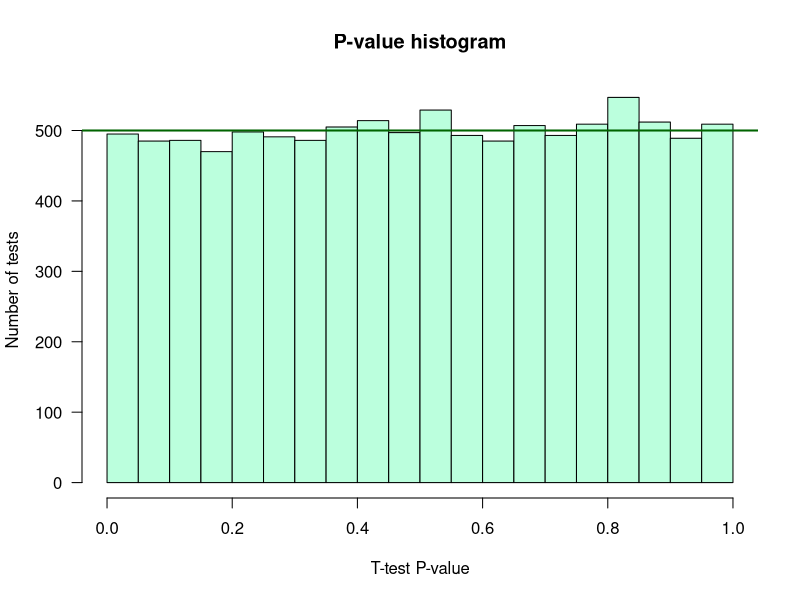
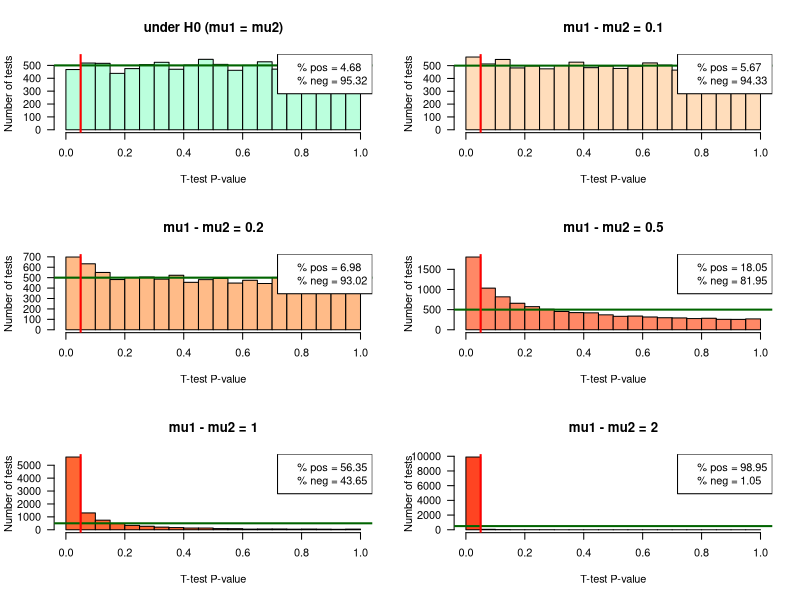

Recreate these plots in R, in order.
## ---- chunk 1
library(knitr)
options(width = 300)
knitr::opts_chunk$set(
  fig.width = 7, fig.height = 5, 
  fig.path = 'figures/02_combinatorix_',
  fig.align = "center", 
  size = "tiny", 
  echo = TRUE, eval = TRUE, 
  warning = FALSE, message = FALSE, 
  results = TRUE, comment = "")
# knitr::asis_output("\\footnotesize")

## ---- chunk 2
## Define parameters
mu1 <- 0 # mean of the first population
mu2 <- 0 # mean of the second population
sigma1 <- 1 # standard deviation of the first population
sigma2 <- 1 # standard deviation of the second population
n1 <- 10 # sample size for the first group
n2 <- 10 # ssample size for second group

alpha <- 0.05 # Probability of the first kind error, used as threshold on p-value

r <- 10000 # Number of replicates of the test

## A trick for this report: let us set an arbitrary seed in order to ensure consistency between the interpretations across subsequent runs of the markdown
## 
## I take 42, Deep Thought's Answer to the Ultimate Question of Life, the Universe, and Everything (42)
set.seed(seed = 42)

## ---- chunk 3
## Generate two vectors containing the values for sample 1 and sample 2, resp.
x1 <- rnorm(n = n1, mean = mu1, sd = sigma1) ## sample 1 values
x2 <- rnorm(n = n2, mean = mu2, sd = sigma2) ## sample 2 values

kable(t(data.frame(x1 = round(digits = 2, x1), 
                   x2 = round(digits = 2, x2))),
      col.names = 1:n1
      )

## ---- chunk 4

## Run Sudent t test on one pair of samples
t.result <- t.test(
  x = x1, y = x2, 
  alternative = "two.sided", var.equal = TRUE)

## Print the result of the t test
print(t.result)

## Compute some additional statistics about the samples
mean1 <- mean(x1) ## Mean of sample 1
mean2 <- mean(x2) ## Mean of sample 2
d <- mean2 - mean1 ## Difference between sample means

## ---- chunk 5

## Define the statistics we want to collect
result.columns <- c("i", "m1", "m2", "diff", "statistic", "p.value")

## Instantiate a result table to store the results
result.table <- data.frame(matrix(nrow = r, ncol = length(result.columns)))
colnames(result.table) <- result.columns # set the column names
# View(result.table) ## Check the table: it contians NA values
  
## Iterate random number sampling followed by t-tests
for (i in 1:r) {
  ## Generate two vectors containing the values for sample 1 and sample 2, resp.
  x1 <- rnorm(n = n1, mean = mu1, sd = sigma1) ## sample 1 values
  x2 <- rnorm(n = n2, mean = mu2, sd = sigma2) ## sample 2 values
  
  ## Run the t test
  t.result <- t.test(
    x = x1, y = x2, 
    alternative = "two.sided", var.equal = TRUE)
  # names(t.result)
  
  ## Collect the selected statistics in the result table
  result.table[i, "i"] <- i
  result.table[i, "statistic"] <- t.result["statistic"]
  result.table[i, "p.value"] <- t.result["p.value"]
  
  ## Compute some additional statistics about the samples
  result.table[i, "m1"] <- mean(x1) ## Mean of sample 1
  result.table[i, "m2"] <- mean(x2) ## Mean of sample 2
  result.table[i, "diff"] <- mean2 - mean1 ## Difference between sample means

}

## View(result.table)

## ---- chunk 6
## Draw an histogram of p-values with 20 bins
hist(result.table$p.value, breaks = 20,
     col = "#BBFFDD", las = 1,
     main = "P-value histogram",
     xlab = "T-test P-value",
     ylab = "Number of tests")

## Draw a horizontal line indicating the number of tests per bin that would be expected under null hypothesis
abline(h = r / 20, col = "darkgreen", lwd = 2)
## ---- chunk 7
## Define a function that runs r iterations of the t-test.
iterate.t.test <- function(mu1 = -0.5, ## Mean of the first population
                           mu2 = 0.5,  ## Mean of the second population
                           sigma1 = 1, ## Standard deviation of the first population
                           sigma2 = 1,  ## Standard deviation of the second population
                           n1 = 10,    ## First sample size
                           n2 = 10,    ## Second sample size
                           r = 10000  ## Iterations
                           ) {
  
  ## Define the statistics we want to collect
  result.columns <- c("i", "m1", "m2", "diff", "statistic", "p.value")
  
  ## Instantiate a result table to store the results
  result.table <- data.frame(matrix(nrow = r, ncol = length(result.columns)))
  colnames(result.table) <- result.columns # set the column names
  # View(result.table) ## Check the table: it contians NA values
  
  ## Iterate random number sampling followed by t-tests
  for (i in 1:r) {
    ## Generate two vectors containing the values for sample 1 and sample 2, resp.
    x1 <- rnorm(n = n1, mean = mu1, sd = sigma1) ## sample 1 values
    x2 <- rnorm(n = n2, mean = mu2, sd = sigma2) ## sample 2 values
    
    ## Run the t test
    t.result <- t.test(
      x = x1, y = x2, 
      alternative = "two.sided", var.equal = TRUE)
    # names(t.result)
    
    ## Collect the selected statistics in the result table
    result.table[i, "i"] <- i
    result.table[i, "statistic"] <- t.result["statistic"]
    result.table[i, "p.value"] <- t.result["p.value"]
    
    ## Compute some additional statistics about the samples
    result.table[i, "m1"] <- mean(x1) ## Mean of sample 1
    result.table[i, "m2"] <- mean(x2) ## Mean of sample 2
    result.table[i, "diff"] <- mean2 - mean1 ## Difference between sample means
  }
  
  return(result.table) ## This function returns the result table
}

## ---- chunk 8

## What happens when  the two means are equal (under the null hypothesis)
d0 <- iterate.t.test(mu1 = 0, mu2 = 0)  ## Iterations

## Test increasing values of the difference between means
d0.1 <- iterate.t.test(mu1 = -0.05, mu2 = 0.05)  ## Iterations
d0.2 <- iterate.t.test(mu1 = -0.1, mu2 = 0.1)  ## Iterations
d0.5 <- iterate.t.test(mu1 = -0.25, mu2 = 0.25)  ## Iterations
d1 <- iterate.t.test(mu1 = -0.5, mu2 = 0.5)  ## Iterations
d2 <- iterate.t.test(mu1 = -1, mu2 = 1)  ## Iterations

## ---- chunk 9
## Define a function that rdraws the p-value histogram 
## based on the result table of t-test iterations
## as produced by the iterate.t.test() function.
pvalHistogram <- function(
  result.table, ## required input (no default value): the result table from iterate.t.test()
  main = "P-value histogram",  ## main title (with default value)
  alpha = 0.05, ## Significance threshold
  ... ## Additional parameters, which will be passed to hist()
  ) {
  
  ## Plot the histogram
  hist(result.table$p.value, 
       breaks = seq(from = 0, to = 1, by = 0.05),
       las = 1, 
       xlim = c(0,1),
       main = main,
       xlab = "T-test P-value",
       ylab = "Number of tests", ...)
  
  ## Draw a horizontal line indicating the number of tests per bin that would be expected under null hypothesis
  abline(h = r / 20, col = "darkgreen", lwd = 2)
  abline(v = alpha, col = "red", lwd = 2)
  
  ## Compute the percent of positive and negative results``
  nb.pos <- sum(result.table$p.value < alpha)
  nb.neg <- r - nb.pos
  percent.pos <- 100 * nb.pos / r
  percent.neg <- 100 * nb.neg / r
  
  ## Add a legend indicating the percent of iterations declaed positive and negative, resp. 
  legend("topright", 
         legend = c(
           paste("% pos =", round(digits = 2, percent.pos)),
           paste("% neg =", round(digits = 2, percent.neg))
         ))
}

## ---- chunk 10
par(mfrow = c(3, 2)) ## Prepare 2 x 2 panels figure
pvalHistogram(d0, main = "under H0 (mu1 = mu2)", col = "#BBFFDD")
pvalHistogram(d0.1, main = "mu1 - mu2 = 0.1", col = "#FFDDBB")
pvalHistogram(d0.2, main = "mu1 - mu2 = 0.2", col = "#FFBB88")
pvalHistogram(d0.5, main = "mu1 - mu2 = 0.5", col = "#FF8866")
pvalHistogram(d1, main = "mu1 - mu2 = 1", col = "#FF6633")
pvalHistogram(d2, main = "mu1 - mu2 = 2", col = "#FF4422")
par(mfrow = c(1, 1)) ## Restore single-panel layout for next figures

